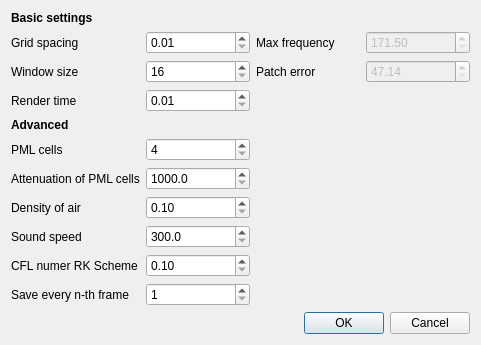
<?xml version="1.0" encoding="UTF-8"?>
<ui version="4.0">
 <class>DocumentSettings</class>
 <widget class="QDialog" name="DocumentSettings">
  <property name="geometry">
   <rect>
    <x>0</x>
    <y>0</y>
    <width>481</width>
    <height>313</height>
   </rect>
  </property>
  <property name="windowTitle">
   <string>Dialog</string>
  </property>
  <layout class="QGridLayout" name="gridLayout">
   <item row="9" column="1">
    <widget class="QDoubleSpinBox" name="sbCFLNumerRKScheme">
     <property name="minimum">
      <double>0.100000000000000</double>
     </property>
     <property name="maximum">
      <double>10000.000000000000000</double>
     </property>
    </widget>
   </item>
   <item row="11" column="0" colspan="4">
    <widget class="QDialogButtonBox" name="buttonBox">
     <property name="orientation">
      <enum>Qt::Horizontal</enum>
     </property>
     <property name="standardButtons">
      <set>QDialogButtonBox::Cancel|QDialogButtonBox::Ok</set>
     </property>
    </widget>
   </item>
   <item row="1" column="0">
    <widget class="QLabel" name="label">
     <property name="text">
      <string>Grid spacing</string>
     </property>
    </widget>
   </item>
   <item row="1" column="3">
    <widget class="QDoubleSpinBox" name="sbMaxFreq">
     <property name="enabled">
      <bool>false</bool>
     </property>
     <property name="minimum">
      <double>171.500000000000000</double>
     </property>
     <property name="maximum">
      <double>17150.000000000000000</double>
     </property>
    </widget>
   </item>
   <item row="1" column="2">
    <widget class="QLabel" name="label_2">
     <property name="text">
      <string>Max frequency</string>
     </property>
    </widget>
   </item>
   <item row="1" column="1">
    <widget class="QDoubleSpinBox" name="sbGridSpacing">
     <property name="minimum">
      <double>0.010000000000000</double>
     </property>
     <property name="maximum">
      <double>1.000000000000000</double>
     </property>
     <property name="singleStep">
      <double>0.010000000000000</double>
     </property>
    </widget>
   </item>
   <item row="2" column="2">
    <widget class="QLabel" name="label_4">
     <property name="text">
      <string>Patch error</string>
     </property>
    </widget>
   </item>
   <item row="2" column="0">
    <widget class="QLabel" name="label_3">
     <property name="text">
      <string>Window size</string>
     </property>
    </widget>
   </item>
   <item row="3" column="0">
    <widget class="QLabel" name="label_5">
     <property name="text">
      <string>Render time</string>
     </property>
    </widget>
   </item>
   <item row="4" column="0">
    <widget class="QLabel" name="label_6">
     <property name="font">
      <font>
       <weight>75</weight>
       <bold>true</bold>
      </font>
     </property>
     <property name="text">
      <string>Advanced</string>
     </property>
    </widget>
   </item>
   <item row="5" column="0">
    <widget class="QLabel" name="label_8">
     <property name="text">
      <string>PML cells</string>
     </property>
    </widget>
   </item>
   <item row="6" column="0">
    <widget class="QLabel" name="label_9">
     <property name="text">
      <string>Attenuation of PML cells</string>
     </property>
    </widget>
   </item>
   <item row="8" column="0">
    <widget class="QLabel" name="label_11">
     <property name="text">
      <string>Sound speed</string>
     </property>
    </widget>
   </item>
   <item row="7" column="0">
    <widget class="QLabel" name="label_10">
     <property name="text">
      <string>Density of air</string>
     </property>
    </widget>
   </item>
   <item row="9" column="0">
    <widget class="QLabel" name="label_12">
     <property name="text">
      <string>CFL numer RK Scheme</string>
     </property>
    </widget>
   </item>
   <item row="10" column="0">
    <widget class="QLabel" name="label_13">
     <property name="text">
      <string>Save every n-th frame</string>
     </property>
    </widget>
   </item>
   <item row="8" column="1">
    <widget class="QDoubleSpinBox" name="sbSoundSpeed">
     <property name="decimals">
      <number>1</number>
     </property>
     <property name="minimum">
      <double>300.000000000000000</double>
     </property>
     <property name="maximum">
      <double>400.000000000000000</double>
     </property>
     <property name="singleStep">
      <double>5.000000000000000</double>
     </property>
    </widget>
   </item>
   <item row="10" column="1">
    <widget class="QSpinBox" name="sbSaveEveryNth">
     <property name="minimum">
      <number>1</number>
     </property>
     <property name="maximum">
      <number>1000</number>
     </property>
     <property name="value">
      <number>1</number>
     </property>
     <property name="displayIntegerBase">
      <number>10</number>
     </property>
    </widget>
   </item>
   <item row="6" column="1">
    <widget class="QDoubleSpinBox" name="sbAttenuationOfPMLCells">
     <property name="decimals">
      <number>1</number>
     </property>
     <property name="minimum">
      <double>1000.000000000000000</double>
     </property>
     <property name="maximum">
      <double>200000.000000000000000</double>
     </property>
     <property name="singleStep">
      <double>100.000000000000000</double>
     </property>
    </widget>
   </item>
   <item row="7" column="1">
    <widget class="QDoubleSpinBox" name="sbDensity">
     <property name="minimum">
      <double>0.100000000000000</double>
     </property>
     <property name="maximum">
      <double>5.000000000000000</double>
     </property>
     <property name="singleStep">
      <double>0.050000000000000</double>
     </property>
    </widget>
   </item>
   <item row="5" column="1">
    <widget class="QSpinBox" name="sbPMLCells">
     <property name="minimum">
      <number>4</number>
     </property>
     <property name="maximum">
      <number>128</number>
     </property>
    </widget>
   </item>
   <item row="3" column="1">
    <widget class="QDoubleSpinBox" name="sbRenderTime">
     <property name="minimum">
      <double>0.010000000000000</double>
     </property>
     <property name="maximum">
      <double>10.000000000000000</double>
     </property>
     <property name="singleStep">
      <double>0.050000000000000</double>
     </property>
    </widget>
   </item>
   <item row="2" column="1">
    <widget class="QSpinBox" name="sbWindowSize">
     <property name="minimum">
      <number>16</number>
     </property>
     <property name="maximum">
      <number>64</number>
     </property>
    </widget>
   </item>
   <item row="0" column="0">
    <widget class="QLabel" name="label_15">
     <property name="font">
      <font>
       <weight>75</weight>
       <bold>true</bold>
      </font>
     </property>
     <property name="text">
      <string>Basic settings</string>
     </property>
    </widget>
   </item>
   <item row="2" column="3">
    <widget class="QDoubleSpinBox" name="sbPatchError">
     <property name="enabled">
      <bool>false</bool>
     </property>
     <property name="minimum">
      <double>47.140000000000001</double>
     </property>
     <property name="maximum">
      <double>115.709999999999994</double>
     </property>
    </widget>
   </item>
  </layout>
 </widget>
 <resources/>
 <connections>
  <connection>
   <sender>buttonBox</sender>
   <signal>accepted()</signal>
   <receiver>DocumentSettings</receiver>
   <slot>accept()</slot>
   <hints>
    <hint type="sourcelabel">
     <x>248</x>
     <y>254</y>
    </hint>
    <hint type="destinationlabel">
     <x>157</x>
     <y>274</y>
    </hint>
   </hints>
  </connection>
  <connection>
   <sender>buttonBox</sender>
   <signal>rejected()</signal>
   <receiver>DocumentSettings</receiver>
   <slot>reject()</slot>
   <hints>
    <hint type="sourcelabel">
     <x>316</x>
     <y>260</y>
    </hint>
    <hint type="destinationlabel">
     <x>286</x>
     <y>274</y>
    </hint>
   </hints>
  </connection>
 </connections>
</ui>
